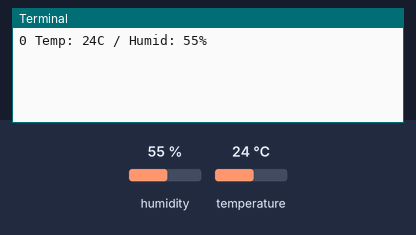
Bench run of a program on a simulated Raspberry Pi (BCM pin numbers). On the bench: the last lines printed to the terminal. Inputs (shaded band) come from the test bench; at power-on: humidity 55 %, temperature 24 °C.

Above: at 1.2 s.
1.3 s: humidity set to 22 %
At 2.5 s:
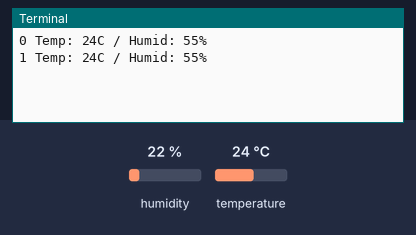
3.0 s: temperature set to 12 °C
At 4.5 s:
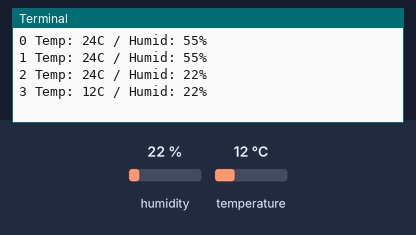
4.7 s: humidity set to 40 %
At 6.3 s:
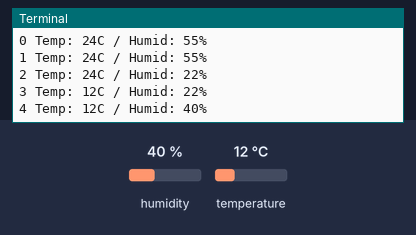
Timing chart, 0 to 7.8 s (numbered marks = the images above; inputs shaded):
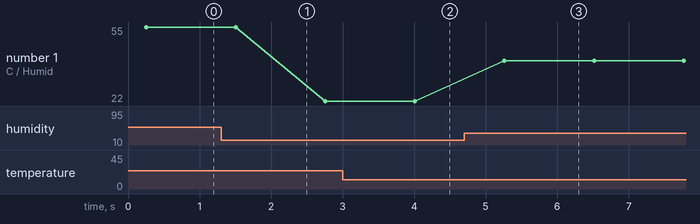

The program:

dht11_test.py
```python
import adafruit_dht
import time
import RPi.GPIO as GPIO
import board

log_num = 0
GPIO.setmode(GPIO.BCM)
GPIO.setup(18, GPIO.IN)
dhtDevice = adafruit_dht.DHT11(board.D18)

while(True):
    try:
        temp = dhtDevice.temperature
        humid = dhtDevice.humidity
        print(f'{log_num} Temp: {temp}C / Humid: {humid}%')
        log_num += 1
        time.sleep(1)
    except RuntimeError as ex:
        print(ex.args[0])
    except KeyboardInterrupt:
        break

dhtDevice.exit()
```

Measured:
- after the input at 3.0 s, the terminal: prints a new line after 1.0 s (image 2)
- after the input at 4.7 s, the terminal: prints a new line after 0.56 s (image 3)
- plotted number 1: 55 → 22 after the input at 1.3 s, 22 → 40 after the input at 4.7 s
